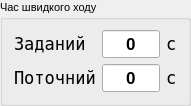
  <widget class="QGroupBox" name="groupBox">
   <property name="geometry">
    <rect>
     <x>240</x>
     <y>325</y>
     <width>191</width>
     <height>86</height>
    </rect>
   </property>
   <property name="font">
    <font>
     <pointsize>8</pointsize>
    </font>
   </property>
   <property name="title">
    <string>Час швидкого ходу</string>
   </property>
   <layout class="QGridLayout" name="gridLayout_2">
    <item row="1" column="1">
     <widget class="QLineEdit" name="g2_tmTinv">
      <property name="minimumSize">
       <size>
        <width>40</width>
        <height>0</height>
       </size>
      </property>
      <property name="font">
       <font>
        <pointsize>13</pointsize>
        <weight>75</weight>
        <bold>true</bold>
       </font>
      </property>
      <property name="toolTip">
       <string>Час роботи привода на високій швидкості</string>
      </property>
      <property name="text">
       <string>0</string>
      </property>
      <property name="alignment">
       <set>Qt::AlignCenter</set>
      </property>
      <property name="readOnly">
       <bool>true</bool>
      </property>
     </widget>
    </item>
    <item row="0" column="1">
     <widget class="QLineEdit" name="g2_zdTTorm">
      <property name="minimumSize">
       <size>
        <width>40</width>
        <height>0</height>
       </size>
      </property>
      <property name="font">
       <font>
        <pointsize>13</pointsize>
        <weight>75</weight>
        <bold>true</bold>
       </font>
      </property>
      <property name="toolTip">
       <string>Заданий час роботи привода на високій швидкості</string>
      </property>
      <property name="text">
       <string>0</string>
      </property>
      <property name="alignment">
       <set>Qt::AlignCenter</set>
      </property>
      <property name="readOnly">
       <bool>true</bool>
      </property>
     </widget>
    </item>
    <item row="1" column="0">
     <widget class="QLabel" name="label_13">
      <property name="sizePolicy">
       <sizepolicy hsizetype="Maximum" vsizetype="Preferred">
        <horstretch>0</horstretch>
        <verstretch>0</verstretch>
       </sizepolicy>
      </property>
      <property name="font">
       <font>
        <family>DejaVu Sans Mono</family>
        <pointsize>13</pointsize>
        <weight>50</weight>
        <bold>false</bold>
       </font>
      </property>
      <property name="text">
       <string>Поточний</string>
      </property>
     </widget>
    </item>
    <item row="0" column="0">
     <widget class="QLabel" name="label_12">
      <property name="sizePolicy">
       <sizepolicy hsizetype="Maximum" vsizetype="Preferred">
        <horstretch>0</horstretch>
        <verstretch>0</verstretch>
       </sizepolicy>
      </property>
      <property name="font">
       <font>
        <family>DejaVu Sans Mono</family>
        <pointsize>13</pointsize>
        <weight>50</weight>
        <bold>false</bold>
       </font>
      </property>
      <property name="text">
       <string>Заданий</string>
      </property>
     </widget>
    </item>
    <item row="0" column="2">
     <widget class="QLabel" name="label_14">
      <property name="font">
       <font>
        <family>DejaVu Sans Mono</family>
        <pointsize>13</pointsize>
        <weight>50</weight>
        <bold>false</bold>
       </font>
      </property>
      <property name="text">
       <string>с</string>
      </property>
     </widget>
    </item>
    <item row="1" column="2">
     <widget class="QLabel" name="label_15">
      <property name="font">
       <font>
        <family>DejaVu Sans Mono</family>
        <pointsize>13</pointsize>
        <weight>50</weight>
        <bold>false</bold>
       </font>
      </property>
      <property name="text">
       <string>с</string>
      </property>
     </widget>
    </item>
   </layout>
  </widget>
